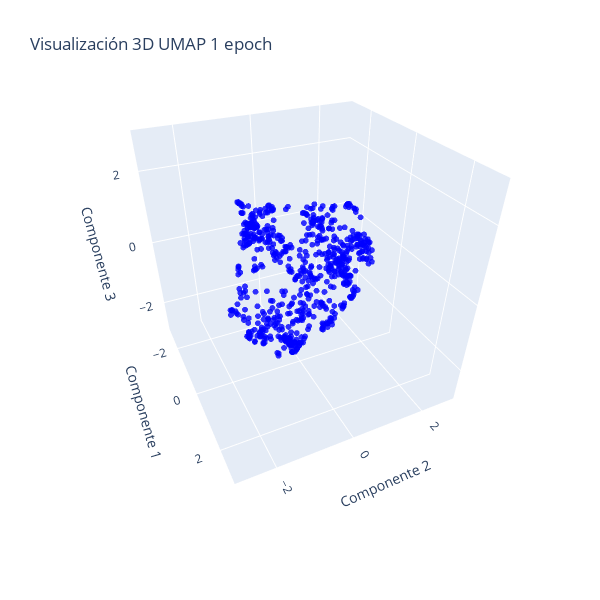

Notebook code cell kept with this figure:
### Code cell
# Crear la figura
fig = go.Figure()

# Añadir el gráfico 3D
fig.add_trace(
    go.Scatter3d(
        x=all_weights_first_layer_mod["umap_3d_0"],
        y=all_weights_first_layer_mod["umap_3d_1"],
        z=all_weights_first_layer_mod["umap_3d_2"],
        mode='markers',
        marker=dict(size=2, opacity=0.8, color="blue"),
        showlegend=False  # Desactivar la leyenda
    )
)

# Establecer el rango de los ejes
rango_ejes = [-3, 3]

# Establecer el intervalo entre ticks
intervalo_ticks = 2

# Establecer parámetros de la cámara
r = 2.1  # Distancia de la cámara (zoom)
theta = -0.7*np.pi / 5  # Ángulo azimutal (45 grados)
phi = 0.8*np.pi / 2.5  # Ángulo polar (30 grados)

# Calcular la posición de la cámara
eye_x = r * np.sin(phi) * np.cos(theta)
eye_y = r * np.sin(phi) * np.sin(theta)
eye_z = r * np.cos(phi)

# Configurar la cámara
camera = dict(
    eye=dict(x=eye_x, y=eye_y, z=eye_z),  # Posición de la cámara
    center=dict(x=0, y=0, z=-0.2),  # Centro del gráfico
    up=dict(x=0, y=0, z=1)  # Dirección "arriba" de la cámara
)

# Modificar los ejes del gráfico 3D y mantener proporciones 1:1
fig.update_scenes(
    aspectmode="cube",
    xaxis=dict(
        title_text='Componente 1',
        range=rango_ejes,
        dtick=intervalo_ticks  # Intervalo de ticks
    ),
    yaxis=dict(
        title_text='Componente 2',
        range=rango_ejes,
        dtick=intervalo_ticks  # Intervalo de ticks
    ),
    zaxis=dict(
        title_text='Componente 3',
        range=rango_ejes,
        dtick=intervalo_ticks  # Intervalo de ticks
    )
)

# Actualizar layout para ajustar el tamaño del gráfico y la cámara
fig.update_layout(
    height=600, 
    width=600, 
    title_text=f"Visualización 3D UMAP {num_epochs} epoch",
    scene_camera=camera  # Aplicar configuración de la cámara
)

# Mostrar el gráfico
fig.show()

### Figure 1 — Plotly figure (JSON) as saved in the notebook; plotly's stock layout.template omitted (floating-point values rounded to 4 significant figures; data arrays with more than 128 entries replaced by an {"elided": "..."} marker saying what was removed)
{"data": [{"marker": {"color": "blue", "opacity": 0.8, "size": 2}, "mode": "markers", "showlegend": false, "type": "scatter3d", "x": {"elided": "640 float values"}, "y": {"elided": "640 float values"}, "z": {"elided": "640 float values"}}], "layout": {"height": 600, "scene": {"aspectmode": "cube", "camera": {"center": {"x": 0, "y": 0, "z": -0.2}, "eye": {"x": 1.604, "y": -0.7549, "z": 1.125}, "up": {"x": 0, "y": 0, "z": 1}}, "xaxis": {"dtick": 2, "range": [-3, 3], "title": {"text": "Componente 1"}}, "yaxis": {"dtick": 2, "range": [-3, 3], "title": {"text": "Componente 2"}}, "zaxis": {"dtick": 2, "range": [-3, 3], "title": {"text": "Componente 3"}}}, "title": {"text": "Visualización 3D UMAP 1 epoch"}, "width": 600}}
